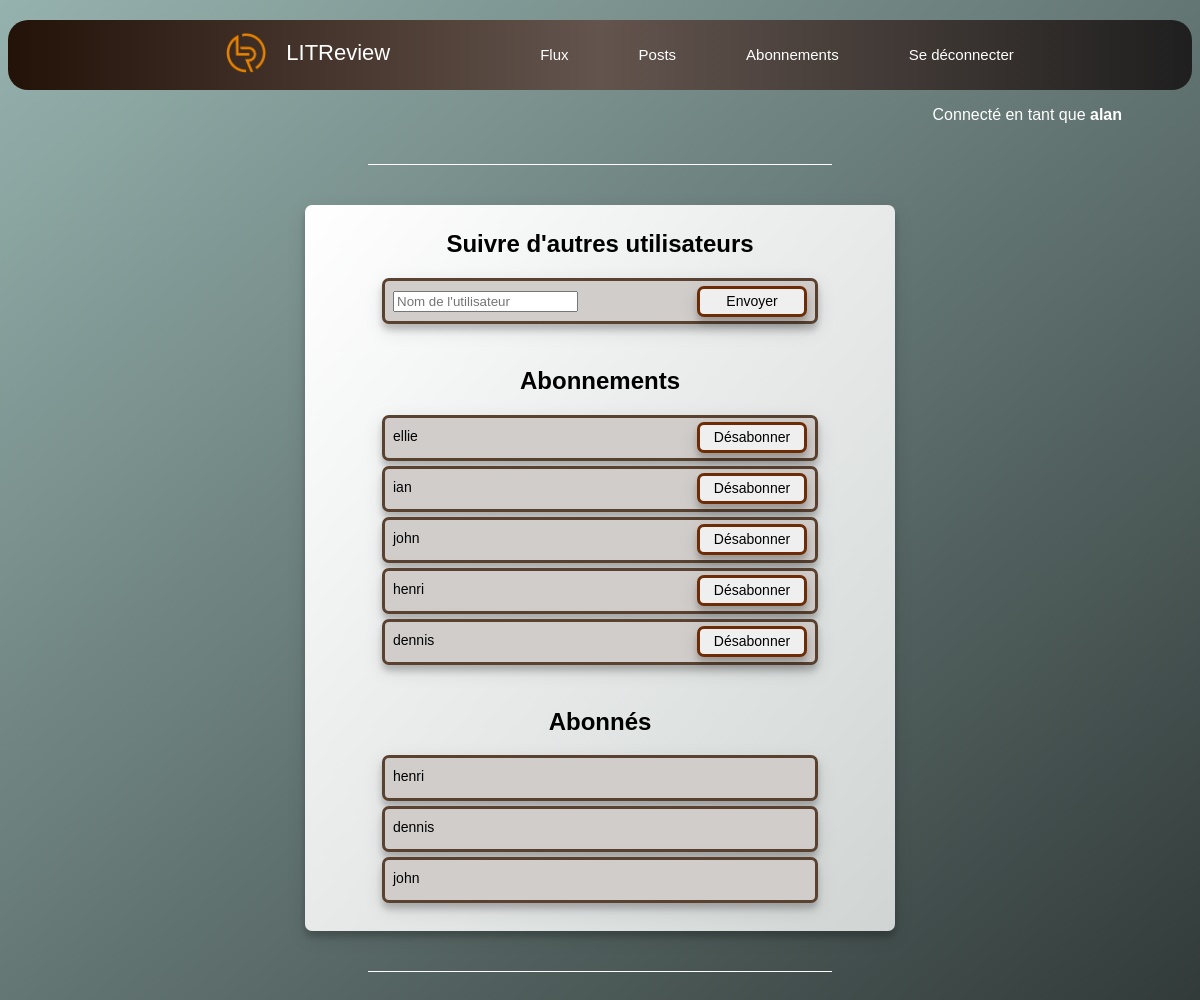
/ticket_and_review/subscription/ (signed in), run on an earlier commit of the app's database.
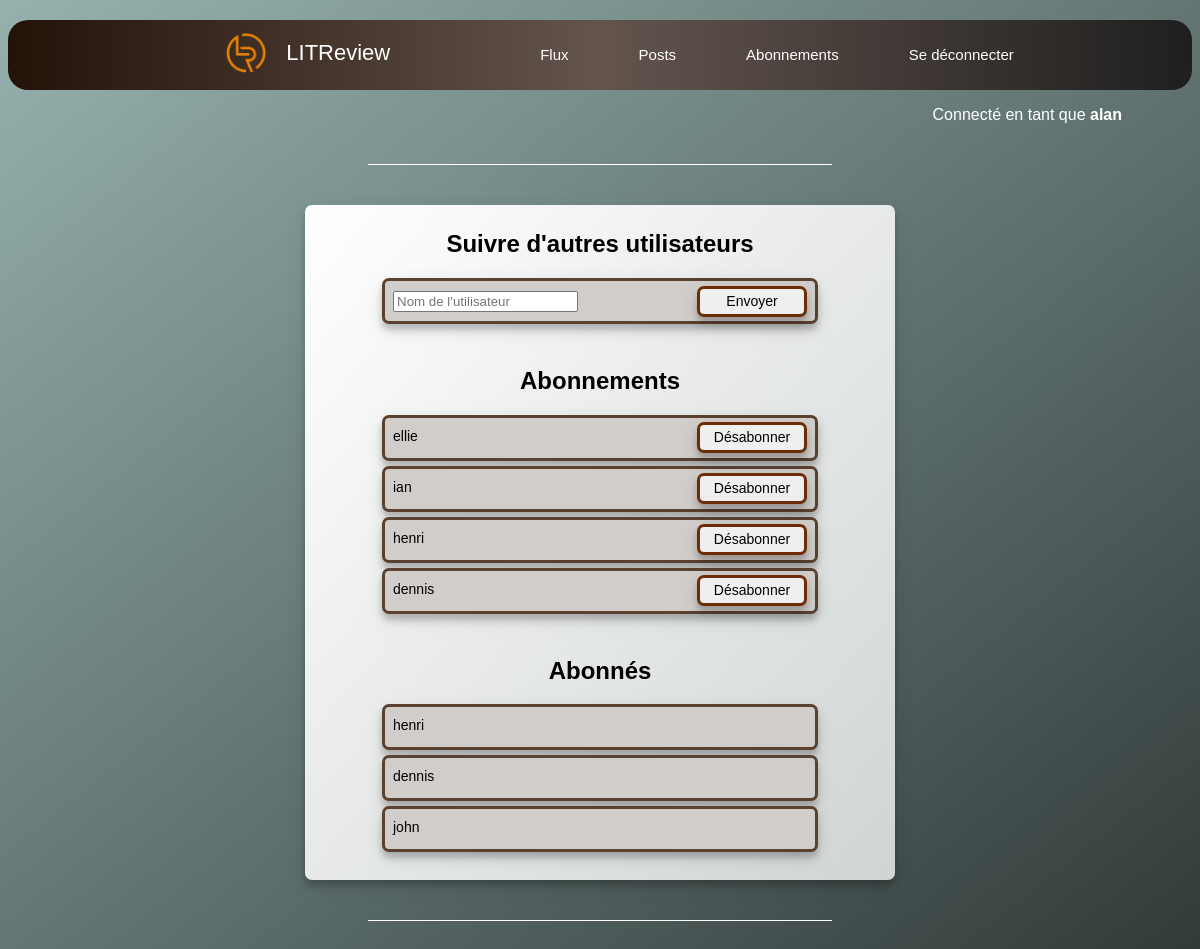
And on a later commit of the database.
### ticket_and_review/models.py (models this page shows)
class UserFollows(models.Model):
    user = models.ForeignKey(settings.AUTH_USER_MODEL,
                             on_delete=models.CASCADE, related_name='following')
    followed_user = models.ForeignKey(settings.AUTH_USER_MODEL,
                                      on_delete=models.CASCADE, related_name='followed_by')
    class Meta:
        unique_together = ('user', 'followed_user', )

### ticket_and_review/views.py (the view, shortened to what this page needs)
@login_required
def subscription_page(request):
    users_followed = UserFollows.objects.filter(user=request.user)
    users_followers = UserFollows.objects.filter(followed_user=request.user)
    return render(request, 'ticket_and_review/subscription.html',
                  context={'users_followed': users_followed, 'users_followers': users_followers})

### ticket_and_review/templates/ticket_and_review/subscription.html (shortened to what this page needs)
{% extends 'ticket_and_review/base.html' %}
{% block content %}
    <div class="post">
        <h2>Suivre d'autres utilisateurs</h2>
        <form method="post" >
            <div class="search">
                <input class="search_input" type="text" name="name" placeholder="Nom de l'utilisateur">
                <button class="search_btn" type="submit" >Envoyer</button>
            </div>
        </form>
        <br>
        <h2>Abonnements</h2>
        {% for followed in users_followed %}
            <div class="unfollow">
                <div class="unfollow_user"> {{ followed.followed_user }}</div>
                <div class="unfollow_btn"><a href="{% url 'unfollow' followed.id %}"><button type="submit" >Désabonner</button></a></div>
            </div>
        {% endfor %}
        <br>
        <h2>Abonnés</h2>
        {% for follower in users_followers %}
            <div class="followed">
                <div class="followed_user">{{ follower.user }}</div>
            </div>
        {% endfor %}
        <br>
    </div>
    <div class="trait"><hr></div>
{% endblock content %}

What changed in the data, as far as the page shows it:
removed UserFollows: followed_user "john", shown under "Abonnements"
